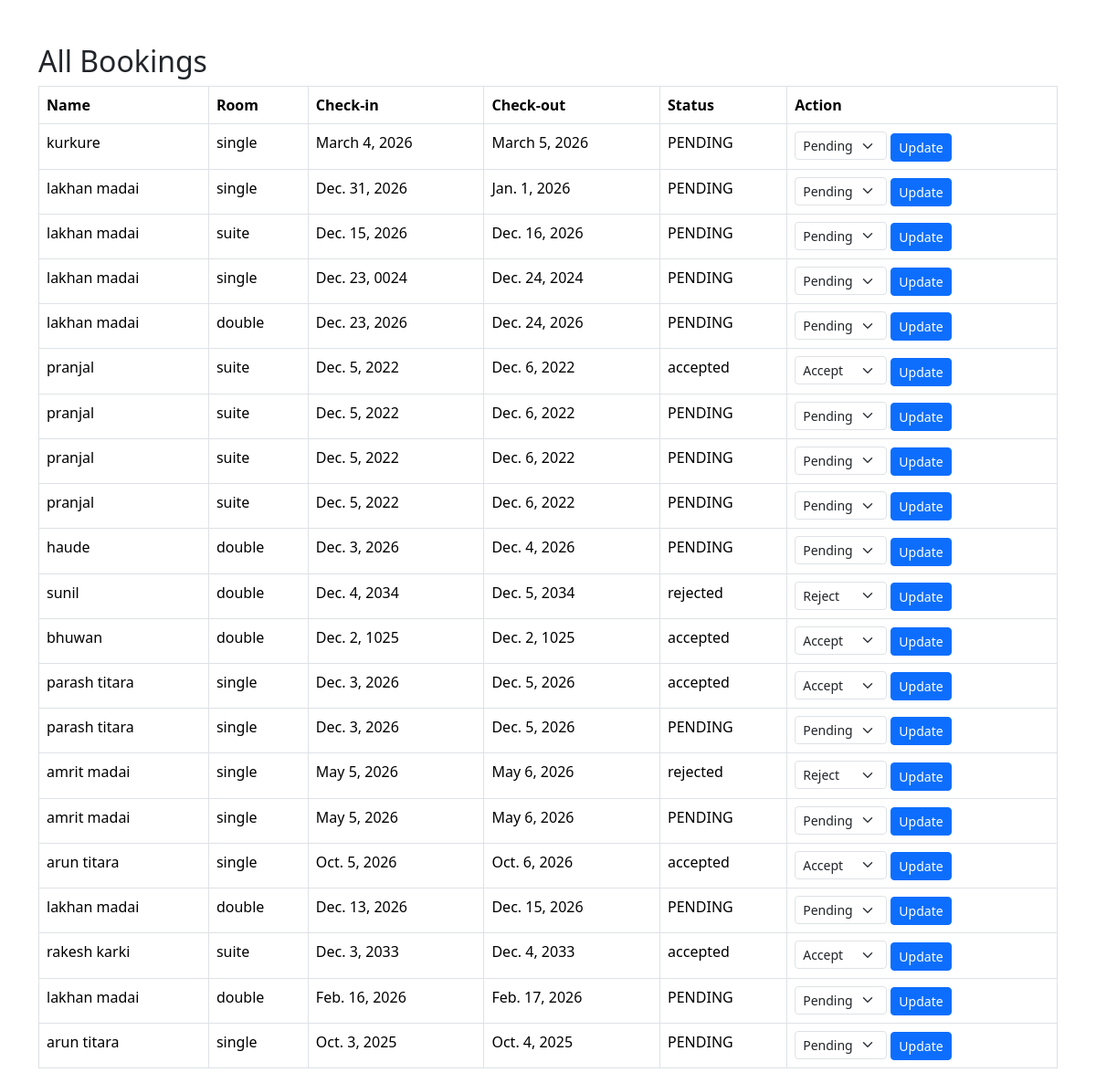
/owner/bookings/, run on an earlier commit of the app's database.
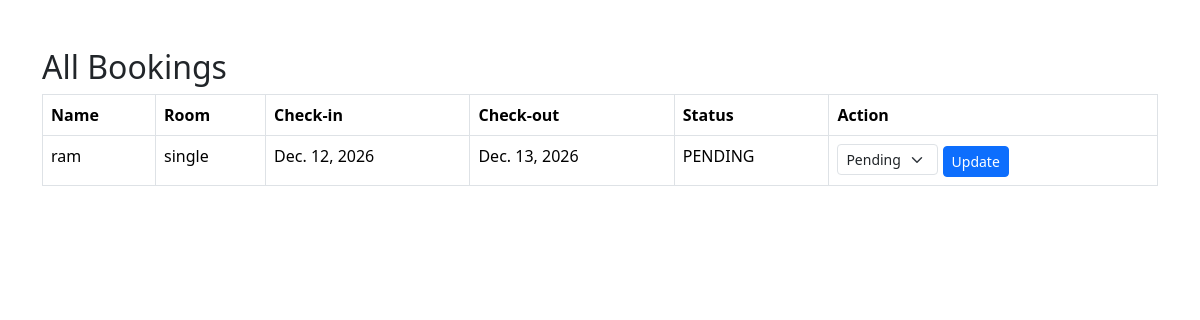
And on a later commit of the database.
### restaurant/models.py (models this page shows, shortened)
class Booking(models.Model):
    STATUS_CHOICES = (
        ('PENDING', 'Pending'),
        ('APPROVED', 'Approved'),
        ('REJECTED', 'Rejected'),
    )
    ROOM_CHOICES = (
        ('single', 'Single Room'),
        ('double', 'Double Room'),
        ('suite', 'Suite'),
    )
    user = models.ForeignKey(
        settings.AUTH_USER_MODEL,
        on_delete=models.SET_NULL,
        null=True,
        blank=True,
        related_name='bookings'
    )
    name = models.CharField(max_length=100, default="Guest")
    email = models.EmailField(default="guest@example.com")
    phone = models.CharField(max_length=20, default="0000000000")
    room_type = models.CharField(max_length=20, choices=ROOM_CHOICES, default='single')
    check_in = models.DateField(default=date.today)
    check_out = models.DateField(default=date.today() + timedelta(days=1))
    nationality = models.FileField(max_length=200, upload_to='id_proofs/', default='defaults/placeholder.pdf')
    status = models.CharField(max_length=10, choices=STATUS_CHOICES, default='PENDING')
    created_at = models.DateTimeField(auto_now_add=True)
    owner_note = models.TextField(blank=True, null=True)
    message = models.TextField(blank=True, null=True)

### restaurant/views.py (the view, shortened to what this page needs)
# urls.py: path('owner/bookings/', views.owner_bookings, name='owner_bookings'),
def owner_bookings(request):
    token = request.GET.get('token')
    if token != settings.OWNER_PAGE_TOKEN:
        return render(request, 'access_denied.html')
    bookings = Booking.objects.all().order_by('-created_at')
    return render(request, 'owner_bookings.html', {'bookings': bookings})

### templates/owner_bookings.html (shortened to what this page needs)
{% load static %}
<!DOCTYPE html>
<html lang="en">
<head>
    <link href="https://cdn.jsdelivr.net/npm/bootstrap@5.3.2/dist/css/bootstrap.min.css" rel="stylesheet">
</head>
<body class="container mt-5">
    <h2>All Bookings</h2>
    <table class="table table-bordered">
        <thead>
            <tr>
                <th>Name</th>
                <th>Room</th>
                <th>Check-in</th>
                <th>Check-out</th>
                <th>Status</th>
                <th>Action</th>
            </tr>
        </thead>
        <tbody>
        {% for booking in bookings %}
            <tr>
                <td>{{ booking.name }}</td>
                <td>{{ booking.room_type }}</td>
                <td>{{ booking.check_in }}</td>
                <td>{{ booking.check_out }}</td>
                <td>{{ booking.status }}</td>
                <td>
                    <form method="POST" style="display:inline;">
                        <select name="status" class="form-select form-select-sm d-inline w-auto">
                            <option value="pending" {% if booking.status == 'pending' %}selected{% endif %}>Pending</option>
                            <option value="accepted" {% if booking.status == 'accepted' %}selected{% endif %}>Accept</option>
                            <option value="rejected" {% if booking.status == 'rejected' %}selected{% endif %}>Reject</option>
                        </select>
                        <button type="submit" class="btn btn-sm btn-primary">Update</button>
                    </form>
                </td>
            </tr>
        {% endfor %}
        </tbody>
    </table>
</body>
</html>

What changed in the data, as far as the page shows it:
removed Booking: name "kurkure", room_type "single", check_in "March 4, 2026", check_out "March 5, 2026", status "PENDING"
removed Booking: name "lakhan madai", room_type "single", check_in "Dec. 31, 2026", check_out "Jan. 1, 2026", status "PENDING"
removed Booking: name "lakhan madai", room_type "suite", check_in "Dec. 15, 2026", check_out "Dec. 16, 2026", status "PENDING"
removed Booking: name "lakhan madai", room_type "single", check_in "Dec. 23, 0024", check_out "Dec. 24, 2024", status "PENDING"
removed Booking: name "lakhan madai", room_type "double", check_in "Dec. 23, 2026", check_out "Dec. 24, 2026", status "PENDING"
removed Booking: name "pranjal", room_type "suite", check_in "Dec. 5, 2022", check_out "Dec. 6, 2022", status "accepted", status "Accept"
removed Booking: name "pranjal", room_type "suite", check_in "Dec. 5, 2022", check_out "Dec. 6, 2022", status "PENDING"
removed Booking: name "pranjal", room_type "suite", check_in "Dec. 5, 2022", check_out "Dec. 6, 2022", status "PENDING"
removed Booking: name "pranjal", room_type "suite", check_in "Dec. 5, 2022", check_out "Dec. 6, 2022", status "PENDING"
removed Booking: name "haude", room_type "double", check_in "Dec. 3, 2026", check_out "Dec. 4, 2026", status "PENDING"
removed Booking: name "sunil", room_type "double", check_in "Dec. 4, 2034", check_out "Dec. 5, 2034", status "rejected", status "Reject"
removed Booking: name "bhuwan", room_type "double", check_in "Dec. 2, 1025", check_out "Dec. 2, 1025", status "accepted", status "Accept"
removed Booking: name "parash titara", room_type "single", check_in "Dec. 3, 2026", check_out "Dec. 5, 2026", status "accepted", status "Accept"
removed Booking: name "parash titara", room_type "single", check_in "Dec. 3, 2026", check_out "Dec. 5, 2026", status "PENDING"
removed Booking: name "amrit madai", room_type "single", check_in "May 5, 2026", check_out "May 6, 2026", status "rejected", status "Reject"
removed Booking: name "amrit madai", room_type "single", check_in "May 5, 2026", check_out "May 6, 2026", status "PENDING"
removed Booking: name "arun titara", room_type "single", check_in "Oct. 5, 2026", check_out "Oct. 6, 2026", status "accepted", status "Accept"
removed Booking: name "lakhan madai", room_type "double", check_in "Dec. 13, 2026", check_out "Dec. 15, 2026", status "PENDING"
removed Booking: name "rakesh karki", room_type "suite", check_in "Dec. 3, 2033", check_out "Dec. 4, 2033", status "accepted", status "Accept"
removed Booking: name "lakhan madai", room_type "double", check_in "Feb. 16, 2026", check_out "Feb. 17, 2026", status "PENDING"
removed Booking: name "arun titara", room_type "single", check_in "Oct. 3, 2025", check_out "Oct. 4, 2025", status "PENDING"
added Booking: name "ram", room_type "single", check_in "Dec. 12, 2026", check_out "Dec. 13, 2026", status "PENDING"
